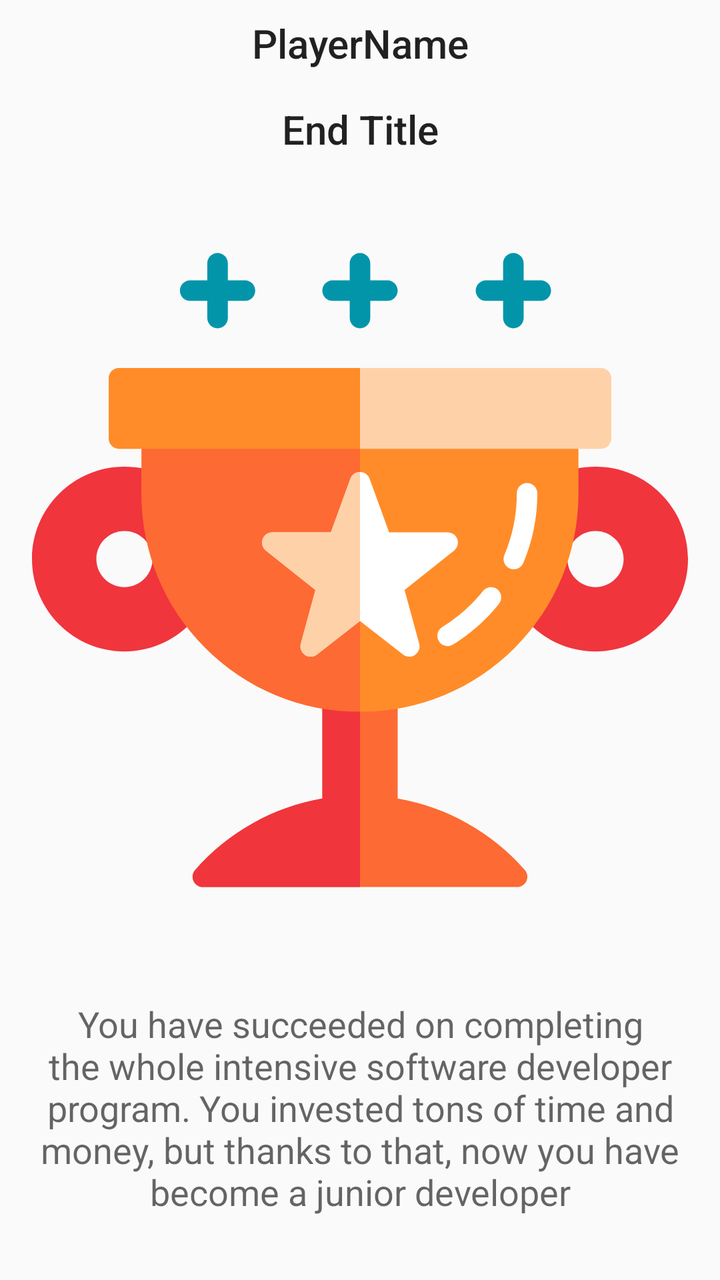
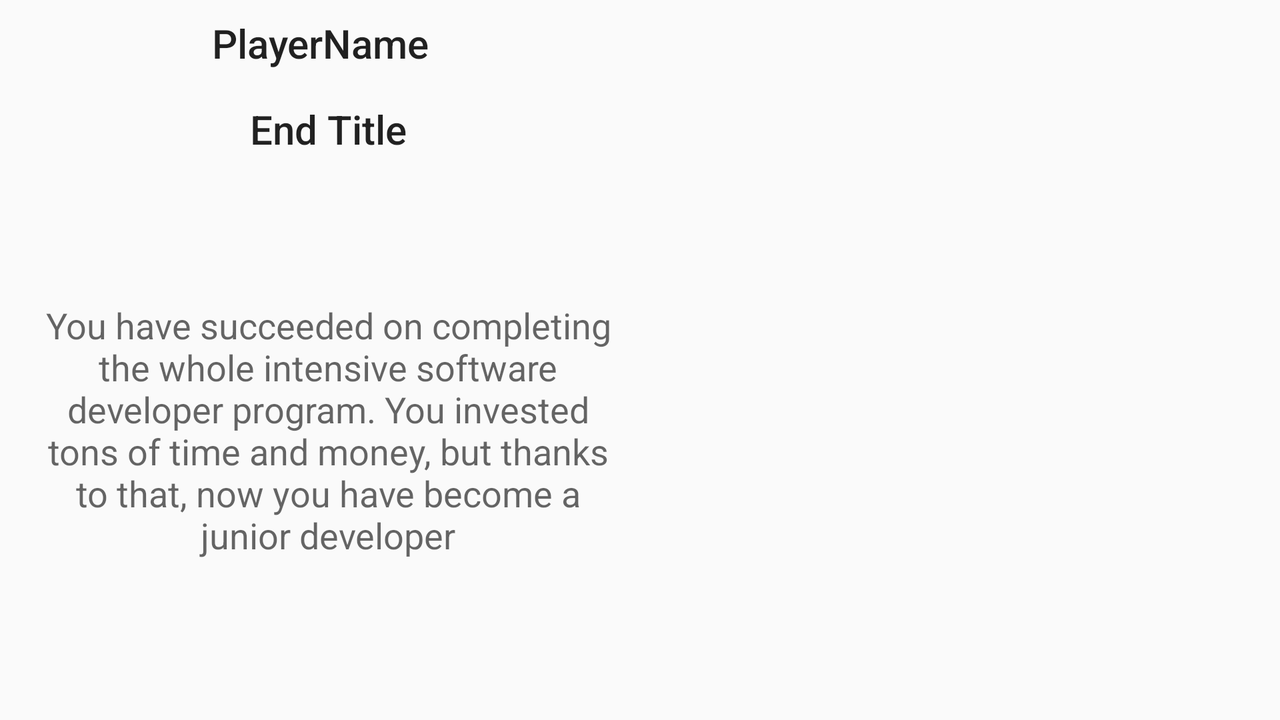

One screen, two layout resources from the same app: the default and the repository's alternative for another configuration. Each is rendered where Android would select it; the XML of both is given below.
<!-- AndroidManifest.xml: application theme AppTheme -->
<!-- res/layout/activity_end_game.xml -->
<?xml version="1.0" encoding="utf-8"?>
<android.support.constraint.ConstraintLayout xmlns:android="http://schemas.android.com/apk/res/android"
    xmlns:app="http://schemas.android.com/apk/res-auto"
    xmlns:tools="http://schemas.android.com/tools"
    android:layout_width="match_parent"
    android:layout_height="match_parent"
    tools:context=".activities.EndGameActivity">

    <TextView
        android:id="@+id/cardTitleTextViewId"
        android:layout_width="0dp"
        android:layout_height="wrap_content"
        android:layout_marginEnd="16dp"
        android:layout_marginLeft="16dp"
        android:layout_marginRight="16dp"
        android:layout_marginStart="16dp"
        android:layout_marginTop="16dp"
        android:gravity="center_vertical|center_horizontal"
        android:text="End Title"
        android:textAppearance="@style/TextAppearance.AppCompat.Title"
        app:layout_constraintEnd_toEndOf="parent"
        app:layout_constraintHorizontal_bias="0.0"
        app:layout_constraintStart_toStartOf="parent"
        app:layout_constraintTop_toBottomOf="@+id/endPlayerNameTextViewId" />

    <TextView
        android:id="@+id/cardDescriptionTextViewId"
        android:layout_width="0dp"
        android:layout_height="wrap_content"
        android:layout_marginBottom="32dp"
        android:layout_marginEnd="16dp"
        android:layout_marginLeft="16dp"
        android:layout_marginRight="16dp"
        android:layout_marginStart="16dp"
        android:layout_marginTop="8dp"
        android:gravity="center"
        android:text="@string/end_scene_win"
        android:textAppearance="@style/TextAppearance.AppCompat.Medium"
        app:layout_constraintBottom_toBottomOf="parent"
        app:layout_constraintEnd_toEndOf="parent"
        app:layout_constraintStart_toStartOf="parent"
        app:layout_constraintTop_toBottomOf="@+id/endImageViewId"
        tools:text="@string/end_scene_win" />

    <TextView
        android:id="@+id/endPlayerNameTextViewId"
        android:layout_width="0dp"
        android:layout_height="wrap_content"
        android:layout_marginEnd="8dp"
        android:layout_marginLeft="8dp"
        android:layout_marginRight="8dp"
        android:layout_marginStart="8dp"
        android:layout_marginTop="8dp"
        android:gravity="center_vertical|center_horizontal"
        android:text="PlayerName"
        android:textAppearance="@style/TextAppearance.AppCompat.Title"
        app:layout_constraintEnd_toEndOf="parent"
        app:layout_constraintHorizontal_bias="0.0"
        app:layout_constraintStart_toStartOf="parent"
        app:layout_constraintTop_toTopOf="parent" />

    <ImageView
        android:id="@+id/endImageViewId"
        android:layout_width="0dp"
        android:layout_height="0dp"
        android:layout_marginBottom="16dp"
        android:layout_marginEnd="16dp"
        android:layout_marginLeft="16dp"
        android:layout_marginRight="16dp"
        android:layout_marginStart="16dp"
        android:layout_marginTop="16dp"
        app:layout_constraintBottom_toTopOf="@+id/cardDescriptionTextViewId"
        app:layout_constraintEnd_toEndOf="parent"
        app:layout_constraintStart_toStartOf="parent"
        app:layout_constraintTop_toBottomOf="@+id/cardTitleTextViewId"
        app:srcCompat="@drawable/ic_trophy" />


</android.support.constraint.ConstraintLayout>
<!-- resources referenced by this layout -->
<resources>
  <!-- drawable ic_trophy: vector/xml drawable (drawable, 5414 chars, omitted) -->
  <string name="end_scene_win">You have succeeded on completing the whole intensive software developer program. You invested tons of time and money, but thanks to that, now you have become a junior developer</string>
  <style name="AppTheme" parent="Theme.AppCompat.Light.DarkActionBar">
          
          <item name="colorPrimary">@color/colorPrimary</item>
          <item name="colorPrimaryDark">@color/colorPrimaryDark</item>
          <item name="colorAccent">@color/colorAccent</item>
      </style>
  <color name="colorPrimary">#292929</color>
  <color name="colorPrimaryDark">#212121</color>
  <color name="colorAccent">#303F9F</color>
</resources>
<!-- res/layout-land/activity_end_game.xml (the repository's variant of the layout above) -->
<!-- drawn on the phone turned sideways -->
<?xml version="1.0" encoding="utf-8"?>
<android.support.constraint.ConstraintLayout xmlns:android="http://schemas.android.com/apk/res/android"
    xmlns:app="http://schemas.android.com/apk/res-auto"
    xmlns:tools="http://schemas.android.com/tools"
    android:layout_width="match_parent"
    android:layout_height="match_parent"
    tools:context=".activities.EndGameActivity">

    <TextView
        android:id="@+id/endSceneTitleTextViewId"
        android:layout_width="0dp"
        android:layout_height="wrap_content"
        android:layout_marginEnd="16dp"
        android:layout_marginLeft="16dp"
        android:layout_marginRight="16dp"
        android:layout_marginStart="16dp"
        android:layout_marginTop="16dp"
        android:gravity="center_vertical|center_horizontal"
        android:text="End Title"
        android:textAppearance="@style/TextAppearance.AppCompat.Title"
        app:layout_constraintEnd_toStartOf="@+id/imageView4"
        app:layout_constraintStart_toStartOf="parent"
        app:layout_constraintTop_toBottomOf="@+id/endPlayerNameTextViewId" />

    <TextView
        android:id="@+id/winLoseDescriptionTextViewId"
        android:layout_width="0dp"
        android:layout_height="0dp"
        android:layout_marginBottom="16dp"
        android:layout_marginEnd="16dp"
        android:layout_marginLeft="16dp"
        android:layout_marginRight="16dp"
        android:layout_marginStart="16dp"
        android:layout_marginTop="8dp"
        android:gravity="center"
        android:text="@string/end_scene_win"
        android:textAppearance="@style/TextAppearance.AppCompat.Medium"
        app:layout_constraintBottom_toBottomOf="parent"
        app:layout_constraintEnd_toStartOf="@+id/imageView4"
        app:layout_constraintStart_toStartOf="parent"
        app:layout_constraintTop_toBottomOf="@+id/endSceneTitleTextViewId" />

    <TextView
        android:id="@+id/endPlayerNameTextViewId"
        android:layout_width="0dp"
        android:layout_height="wrap_content"
        android:layout_marginEnd="8dp"
        android:layout_marginLeft="8dp"
        android:layout_marginRight="8dp"
        android:layout_marginStart="8dp"
        android:layout_marginTop="8dp"
        android:gravity="center_vertical|center_horizontal"
        android:text="PlayerName"
        android:textAppearance="@style/TextAppearance.AppCompat.Title"
        app:layout_constraintEnd_toStartOf="@+id/imageView4"
        app:layout_constraintStart_toStartOf="parent"
        app:layout_constraintTop_toTopOf="parent" />

    <ImageView
        android:id="@+id/imageView4"
        android:layout_width="0dp"
        android:layout_height="0dp"
        android:layout_marginBottom="16dp"
        android:layout_marginEnd="8dp"
        android:layout_marginLeft="8dp"
        android:layout_marginRight="8dp"
        android:layout_marginStart="8dp"
        android:layout_marginTop="16dp"
        app:layout_constraintBottom_toBottomOf="parent"
        app:layout_constraintEnd_toEndOf="parent"
        app:layout_constraintStart_toEndOf="@+id/endPlayerNameTextViewId"
        app:layout_constraintTop_toTopOf="parent"
        app:srcCompat="@drawable/ic_place_holder" />


</android.support.constraint.ConstraintLayout>
<!-- resources referenced by the variant -->
<!-- as the phone turned sideways resolves them -->
<resources>
  <string name="end_scene_win">You have succeeded on completing the whole intensive software developer program. You invested tons of time and money, but thanks to that, now you have become a junior developer</string>
  <style name="AppTheme" parent="Theme.AppCompat.Light.DarkActionBar">
          
          <item name="colorPrimary">@color/colorPrimary</item>
          <item name="colorPrimaryDark">@color/colorPrimaryDark</item>
          <item name="colorAccent">@color/colorAccent</item>
      </style>
  <color name="colorPrimary">#292929</color>
  <color name="colorPrimaryDark">#212121</color>
  <color name="colorAccent">#303F9F</color>
</resources>
